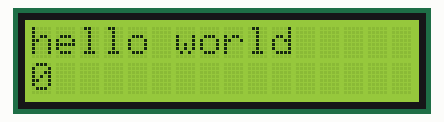
Bench run of a sketch on a simulated Arduino Uno, built with avr-gcc and run on an emulated ATmega328P. On the bench: 16×2 character LCD.

Above: at 0.1 s.
At 4.6 s:
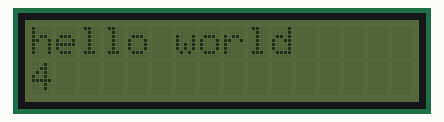
At 9.7 s:
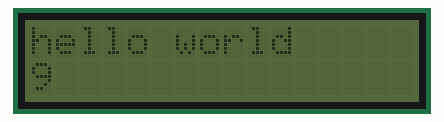
At 19.7 s:
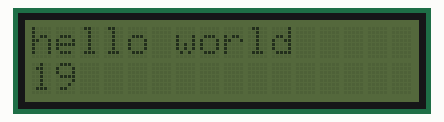
At 29.3 s:
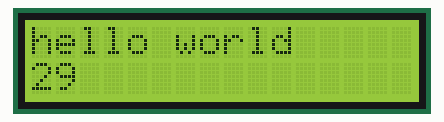
At 38.8 s:
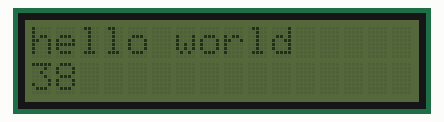

Measured:
- what the display in image 1 shows lasts 0.5 s, from 4.6 s to 5.1 s

The sketch:

test.ino
```cpp
#include <Wire.h>
#include <LiquidCrystal_I2C.h> // Librería para pantallas estándar como la de Oxdea

int seconds = 0;

// Configuramos la dirección real 0x27, con 16 columnas y 2 filas
LiquidCrystal_I2C lcd_1(0x27, 16, 2);

void setup(){
  lcd_1.init();        // En pantallas reales se usa init() en vez de begin()
  lcd_1.backlight();   // Enciende la luz de fondo inicial
  lcd_1.print("hello world");
}

void loop() {
  lcd_1.setCursor(0, 1);
  lcd_1.print(seconds);

  // Efecto de parpadeo adaptado para la pantalla real
  lcd_1.backlight();    // Enciende la luz
  delay(500);

  lcd_1.noBacklight();  // Apaga la luz (equivalente a setBacklight(0))
  delay(500);

  seconds += 1;
}
```
